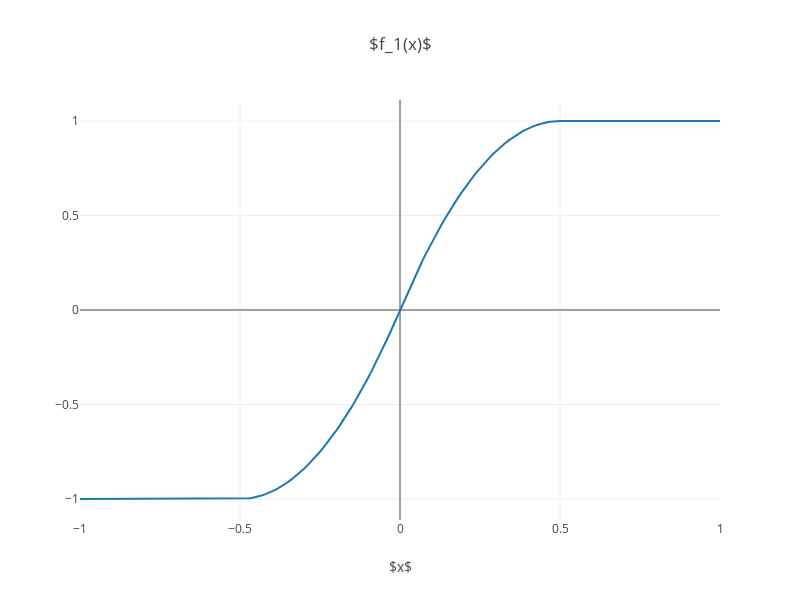
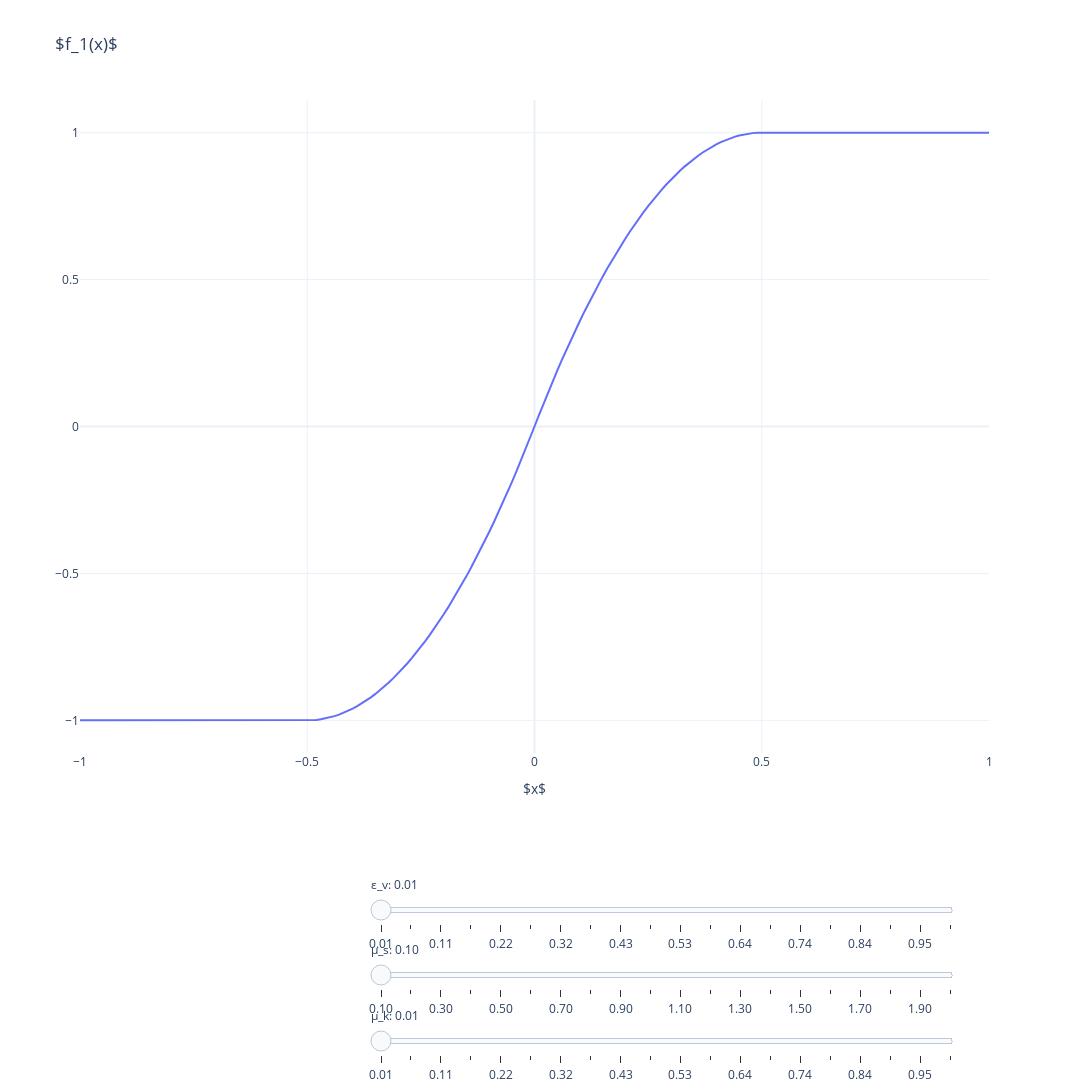

These figures' notebook cell, in order:
### Markdown cell above
The derivative 𝑓1(𝑥) represents the rate of change of the friction potential with respect to velocity.

### Code cell
sym_f1 = Piecewise(
    (-1, x < -eps_v),
    (-f1(-x), x <= 0),
    (f1(x), x <= eps_v),
    (1, x > eps_v)
)
display(Eq(symbols("f_{1}(x)"), expand(sym_f1)))
plot(sym_f1, title=r"$f_1(x)$")
plot_interactive(sym_f1, title=r"$f_1(x)$")

### Figure 1 — Plotly figure (JSON) as saved in the notebook; plotly's stock layout.template omitted (floating-point values rounded to 4 significant figures; data arrays with more than 128 entries replaced by an {"elided": "..."} marker saying what was removed)
{"data": [{"type": "scatter", "x": {"elided": "201 float values"}, "y": {"elided": "201 float values"}}], "layout": {"height": 600, "title": {"text": "$f_1(x)$"}, "width": 800, "xaxis": {"title": {"text": "$x$"}}}}

### Figure 2 — Plotly figure (JSON) as saved in the notebook; plotly's stock layout.template omitted (floating-point values rounded to 4 significant figures; data arrays with more than 128 entries replaced by an {"elided": "..."} marker saying what was removed)
{"data": [{"name": "Function 1", "type": "scatter", "x": {"elided": "201 float values"}, "y": {"elided": "201 float values"}}], "layout": {"height": 1200, "sliders": [{"active": 0, "currentvalue": {"prefix": "ε_v: "}, "pad": {"l": 200, "r": 120, "t": 120}, "steps": [{"args": [{"y": {"elided": "1x201 int values"}}], "label": "0.01", "method": "restyle"}, {"args": [{"y": {"elided": "1x201 float values"}}], "label": "0.06", "method": "restyle"}, {"args": [{"y": {"elided": "1x201 float values"}}], "label": "0.11", "method": "restyle"}, {"args": [{"y": {"elided": "1x201 float values"}}], "label": "0.17", "method": "restyle"}, {"args": [{"y": {"elided": "1x201 float values"}}], "label": "0.22", "method": "restyle"}, {"args": [{"y": {"elided": "1x201 float values"}}], "label": "0.27", "method": "restyle"}, {"args": [{"y": {"elided": "1x201 float values"}}], "label": "0.32", "method": "restyle"}, {"args": [{"y": {"elided": "1x201 float values"}}], "label": "0.37", "method": "restyle"}, {"args": [{"y": {"elided": "1x201 float values"}}], "label": "0.43", "method": "restyle"}, {"args": [{"y": {"elided": "1x201 float values"}}], "label": "0.48", "method": "restyle"}, {"args": [{"y": {"elided": "1x201 float values"}}], "label": "0.53", "method": "restyle"}, {"args": [{"y": {"elided": "1x201 float values"}}], "label": "0.58", "method": "restyle"}, {"args": [{"y": {"elided": "1x201 float values"}}], "label": "0.64", "method": "restyle"}, {"args": [{"y": {"elided": "1x201 float values"}}], "label": "0.69", "method": "restyle"}, {"args": [{"y": {"elided": "1x201 float values"}}], "label": "0.74", "method": "restyle"}, {"args": [{"y": {"elided": "1x201 float values"}}], "label": "0.79", "method": "restyle"}, {"args": [{"y": {"elided": "1x201 float values"}}], "label": "0.84", "method": "restyle"}, {"args": [{"y": {"elided": "1x201 float values"}}], "label": "0.90", "method": "restyle"}, {"args": [{"y": {"elided": "1x201 float values"}}], "label": "0.95", "method": "restyle"}, {"args": [{"y": {"elided": "1x201 float values"}}], "label": "1.00", "method": "restyle"}], "x": 0.1, "xanchor": "left", "y": 0, "yanchor": "top"}, {"active": 0, "currentvalue": {"prefix": "μ_s: "}, "pad": {"l": 200, "r": 120, "t": 120}, "steps": [{"args": [{"y": {"elided": "1x201 float values"}}], "label": "0.10", "method": "restyle"}, {"args": [{"y": {"elided": "1x201 float values"}}], "label": "0.20", "method": "restyle"}, {"args": [{"y": {"elided": "1x201 float values"}}], "label": "0.30", "method": "restyle"}, {"args": [{"y": {"elided": "1x201 float values"}}], "label": "0.40", "method": "restyle"}, {"args": [{"y": {"elided": "1x201 float values"}}], "label": "0.50", "method": "restyle"}, {"args": [{"y": {"elided": "1x201 float values"}}], "label": "0.60", "method": "restyle"}, {"args": [{"y": {"elided": "1x201 float values"}}], "label": "0.70", "method": "restyle"}, {"args": [{"y": {"elided": "1x201 float values"}}], "label": "0.80", "method": "restyle"}, {"args": [{"y": {"elided": "1x201 float values"}}], "label": "0.90", "method": "restyle"}, {"args": [{"y": {"elided": "1x201 float values"}}], "label": "1.00", "method": "restyle"}, {"args": [{"y": {"elided": "1x201 float values"}}], "label": "1.10", "method": "restyle"}, {"args": [{"y": {"elided": "1x201 float values"}}], "label": "1.20", "method": "restyle"}, {"args": [{"y": {"elided": "1x201 float values"}}], "label": "1.30", "method": "restyle"}, {"args": [{"y": {"elided": "1x201 float values"}}], "label": "1.40", "method": "restyle"}, {"args": [{"y": {"elided": "1x201 float values"}}], "label": "1.50", "method": "restyle"}, {"args": [{"y": {"elided": "1x201 float values"}}], "label": "1.60", "method": "restyle"}, {"args": [{"y": {"elided": "1x201 float values"}}], "label": "1.70", "method": "restyle"}, {"args": [{"y": {"elided": "1x201 float values"}}], "label": "1.80", "method": "restyle"}, {"args": [{"y": {"elided": "1x201 float values"}}], "label": "1.90", "method": "restyle"}, {"args": [{"y": {"elided": "1x201 float values"}}], "label": "2.00", "method": "restyle"}], "x": 0.1, "xanchor": "left", "y": -0.1, "yanchor": "top"}, {"active": 0, "currentvalue": {"prefix": "μ_k: "}, "pad": {"l": 200, "r": 120, "t": 120}, "steps": [{"args": [{"y": {"elided": "1x201 float values"}}], "label": "0.01", "method": "restyle"}, {"args": [{"y": {"elided": "1x201 float values"}}], "label": "0.06", "method": "restyle"}, {"args": [{"y": {"elided": "1x201 float values"}}], "label": "0.11", "method": "restyle"}, {"args": [{"y": {"elided": "1x201 float values"}}], "label": "0.17", "method": "restyle"}, {"args": [{"y": {"elided": "1x201 float values"}}], "label": "0.22", "method": "restyle"}, {"args": [{"y": {"elided": "1x201 float values"}}], "label": "0.27", "method": "restyle"}, {"args": [{"y": {"elided": "1x201 float values"}}], "label": "0.32", "method": "restyle"}, {"args": [{"y": {"elided": "1x201 float values"}}], "label": "0.37", "method": "restyle"}, {"args": [{"y": {"elided": "1x201 float values"}}], "label": "0.43", "method": "restyle"}, {"args": [{"y": {"elided": "1x201 float values"}}], "label": "0.48", "method": "restyle"}, {"args": [{"y": {"elided": "1x201 float values"}}], "label": "0.53", "method": "restyle"}, {"args": [{"y": {"elided": "1x201 float values"}}], "label": "0.58", "method": "restyle"}, {"args": [{"y": {"elided": "1x201 float values"}}], "label": "0.64", "method": "restyle"}, {"args": [{"y": {"elided": "1x201 float values"}}], "label": "0.69", "method": "restyle"}, {"args": [{"y": {"elided": "1x201 float values"}}], "label": "0.74", "method": "restyle"}, {"args": [{"y": {"elided": "1x201 float values"}}], "label": "0.79", "method": "restyle"}, {"args": [{"y": {"elided": "1x201 float values"}}], "label": "0.84", "method": "restyle"}, {"args": [{"y": {"elided": "1x201 float values"}}], "label": "0.90", "method": "restyle"}, {"args": [{"y": {"elided": "1x201 float values"}}], "label": "0.95", "method": "restyle"}, {"args": [{"y": {"elided": "1x201 float values"}}], "label": "1.00", "method": "restyle"}], "x": 0.1, "xanchor": "left", "y": -0.2, "yanchor": "top"}], "title": {"text": "$f_1(x)$"}, "updatemenus": [{"direction": "left", "pad": {"t": 200}, "showactive": false, "type": "buttons", "x": 0.6, "xanchor": "left", "y": 1.2, "yanchor": "top"}], "width": 1200, "xaxis": {"title": {"text": "$x$"}}}}
